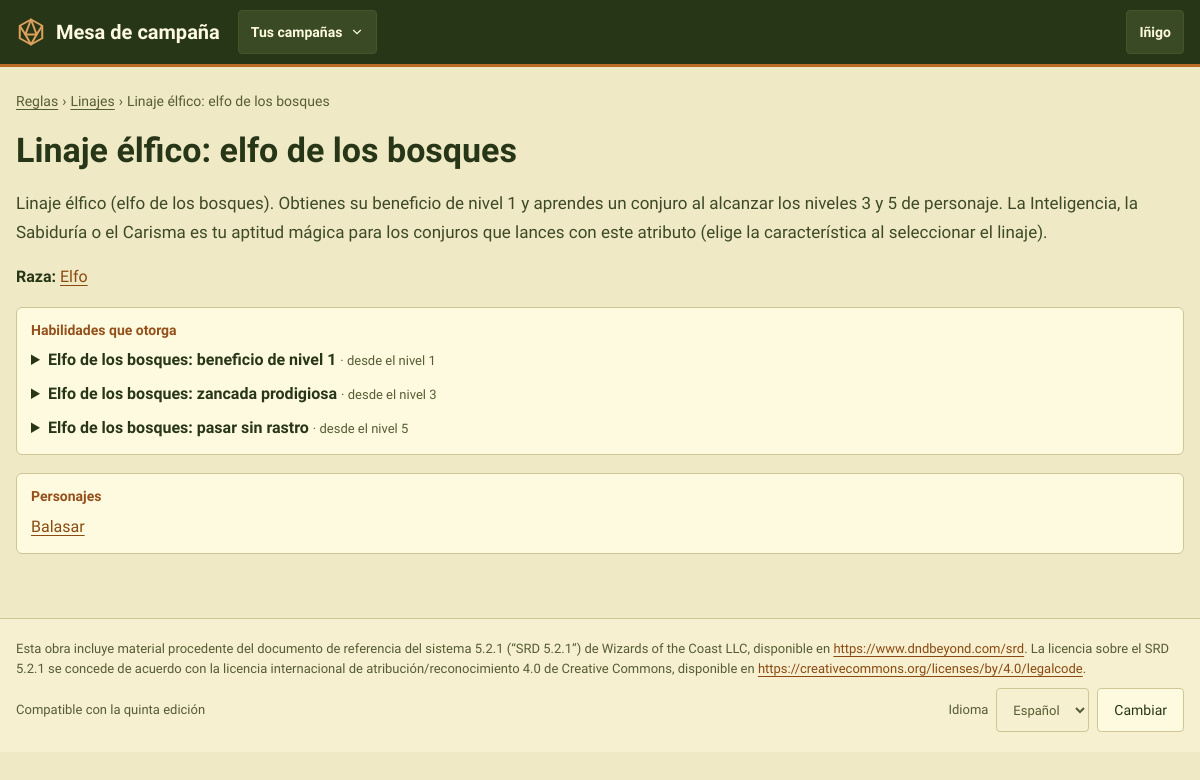
/reglas/subrazas/13/ (signed in), run on the app's committed database.
### CampaignManager/models.py (models this page shows, shortened)
class User(AbstractUser):
    pass

class Subrace(models.Model):
    name = models.CharField(max_length=100)
    description = models.TextField(blank=True)
    race = models.ForeignKey("Race", on_delete=models.CASCADE, related_name="subraces")
    abilities = models.ManyToManyField("Ability", through="SubraceAbility")

class Race(models.Model):
    name = models.CharField(max_length=100)
    description = models.TextField(blank=True)
    speed = models.IntegerField(help_text="In meters")
    abilities = models.ManyToManyField("Ability", through="RaceAbility")

class SubraceAbility(models.Model):
    subrace = models.ForeignKey("Subrace", on_delete=models.CASCADE)
    ability = models.ForeignKey("Ability", on_delete=models.CASCADE)
    level_required = models.IntegerField(default=1)
    class Meta:
        verbose_name_plural = "subrace abilities"
        constraints = [
            models.UniqueConstraint(fields=["subrace", "ability"], name="unique_subrace_ability"),
        ]

class Ability(models.Model):
    name = models.CharField(max_length=100)
    unique = models.BooleanField(
        default=False,
        help_text="If true, only one character per campaign can have it",
    )
    description = models.TextField(blank=True)
    feat = models.BooleanField(default=False, help_text="A feat: chosen when levelling up at levels 4, 8, 12, 16 and 20")
    feat_min_level = models.PositiveSmallIntegerField(
        default=rules.FEAT_LEVELS[0],
        validators=[MinValueValidator(1), MaxValueValidator(rules.MAX_LEVEL)],
        help_text="Only for feats: the lowest level at which it can be chosen (e.g. 19 for epic boons, so from level 20)",
    )
    effects = models.ManyToManyField("Effect", blank=True)
    class Meta:
        verbose_name_plural = "abilities"

class Character(models.Model):
    class Status(models.TextChoices):
        PENDIENTE = "pendiente", "Pendiente"
        APROBADO = "aprobado", "Aprobado"
    name = models.CharField(max_length=100)
    xp = models.IntegerField(default=0)
    level = models.PositiveSmallIntegerField(
        default=1,
        validators=[MinValueValidator(1), MaxValueValidator(rules.MAX_LEVEL)],
        help_text="Level reached. It can be behind the XP until the player levels up",
    )
    hp = models.IntegerField(help_text="Maximum hit points")
    temp_hp = models.IntegerField(help_text="Current hit points")
    ac = models.IntegerField(help_text="Armor class")
    temp_ap = models.IntegerField(default=0, help_text="Current armor points")
    inspiration = models.IntegerField(default=0)
    strength = models.IntegerField()
    dexterity = models.IntegerField()
    constitution = models.IntegerField()
    intelligence = models.IntegerField()
    wisdom = models.IntegerField()
    charisma = models.IntegerField()
    portrait = models.ImageField(upload_to="retratos/", blank=True)
    background = models.TextField(blank=True)
    notes = models.TextField(blank=True, help_text="The player's own notes")
    status = models.CharField(max_length=10, choices=Status.choices, default=Status.APROBADO)
    dead = models.BooleanField(default=False)
    knocked_down_in = models.ForeignKey(
        "Encounter", on_delete=models.SET_NULL, null=True, blank=True, related_name="+",
        help_text="The fight in which the character was last knocked down",
    )
    magic_points = models.PositiveIntegerField(default=0)
    magic_points_bonus = models.IntegerField(
        default=0, help_text="The master's adjustment to the magic points the class gives at this level (can be negative)")
    player = models.ForeignKey(User, on_delete=models.SET_NULL, null=True, blank=True)
    char_class = models.ForeignKey("CharacterClass", on_delete=models.PROTECT)
    subclass = models.ForeignKey("Subclass", on_delete=models.PROTECT, null=True, blank=True)
    race = models.ForeignKey("Race", on_delete=models.PROTECT)
    subrace = models.ForeignKey("Subrace", on_delete=models.PROTECT, null=True, blank=True)
    campaigns = models.ManyToManyField("Campaign", blank=True, related_name="characters")
    is_npc = models.BooleanField(default=False)
    template = models.ForeignKey(
        "self",
        on_delete=models.CASCADE,
        null=True,
        blank=True,
        related_name="copies",
        limit_choices_to={"is_npc": True, "template__isnull": True},
        help_text="Only for NPC copies: the NPC template this character was made from",
    )
    abilities = models.ManyToManyField("Ability", through="CharacterAbility", blank=True)
    spells = models.ManyToManyField("Spell", blank=True)
    items = models.ManyToManyField("Item", through="Inventory")
    effects = models.ManyToManyField("Effect", through="ActiveEffect")
    class Meta:
        ordering = ["name"]
        indexes = [models.Index(fields=["is_npc", "status"])]
        constraints = [
            models.CheckConstraint(
                condition=models.Q(template__isnull=True) | models.Q(is_npc=True),
                name="template_only_for_npcs",
                violation_error_message="Only NPCs can have a template.",
            ),
            models.CheckConstraint(
                condition=models.Q(level__gte=1, level__lte=rules.MAX_LEVEL),
                name="level_from_1_to_max",
            ),
        ]

### CampaignManager/views.py (the view)
# urls.py: path("reglas/subrazas/<int:pk>/", views.SubraceDetailView.as_view(), name="subrace_detail"),
class SubraceDetailView(CatalogDetailView):
    model = Subrace
    context_object_name = "subrace"
    template_name = "subrace_detail.html"
    character_filter = "subrace"

### CampaignManager/context_processors.py (called while the page is built, shortened)
def campaign_nav(request):
    user = getattr(request, "user", None)
    if user is None or not user.is_authenticated:
        return {}
    campaigns = list(user_campaigns(user).prefetch_related("masters"))
    match = getattr(request, "resolver_match", None)
    campaign_id = match.kwargs.get("campaign_id") if match else None
    current = next((c for c in campaigns if c.pk == campaign_id), None)
    context = {"nav_campaigns": [
        {"campaign": c, "is_master": user in c.masters.all(), "status": _(STATUS_TEXT[c.status])} for c in campaigns
    ]}
    if current is None:
        return context

### CampaignManager/permissions.py (called while the page is built)
def user_campaigns(user):
    if not user.is_authenticated:
        return Campaign.objects.none()
    return Campaign.objects.filter(Q(masters=user) | Q(players=user)).distinct()

def visible_characters(user):
    if not user.is_authenticated:
        return Character.objects.none()
    visible = (Q(campaigns__masters=user)
               | Q(campaigns__players=user, is_npc=False, status=Character.Status.APROBADO)
               | Q(player=user))
    if user.dm_campaigns.exists():
        visible |= Q(is_npc=True, template__isnull=True, campaigns__isnull=True)
    return Character.objects.filter(visible).distinct()

### CampaignManager/templatetags/mesa.py (called while the page is built)
@register.simple_tag
def asset(path):
    url = static(path)
    found = finders.find(path)
    return f"{url}?v={int(os.path.getmtime(found))}" if found else url

### CampaignManager/views.py (called while the page is built)
    def get_context_data(self, **kwargs):
        context = super().get_context_data(**kwargs)
        if self.character_filter:
            context["characters"] = visible_characters(self.request.user).filter(
                **{self.character_filter: self.object}).order_by("name")
        return context

### CampaignManager/templates/subrace_detail.html (shortened to what this page needs)
{% extends "base.html" %}
{% load i18n %}
{% block content %}
<section class="pila" aria-labelledby="h-reglas">
    <nav class="migas" aria-label="{% translate 'Ruta' %}"><a href="{% url 'index' %}">{% translate "Reglas" %}</a> <span aria-hidden="true">›</span> <a href="{% url 'subrace_list' %}">{% translate "Linajes" %}</a> <span aria-hidden="true">›</span> <span>{{ subrace.name }}</span></nav>
    <h1 id="h-reglas">{{ subrace.name }}</h1>
    {% if subrace.description %}<div class="lectura-p">{{ subrace.description|linebreaks }}</div>{% endif %}
    <p><b>{% translate "Raza" %}:</b> <a href="{% url 'race_detail' subrace.race_id %}">{{ subrace.race.name }}</a></p>
    <div class="tarjeta compacta">
        <h2 class="rotulo">{% translate "Habilidades que otorga" %}</h2>
        {% for row in subrace.subraceability_set.all %}
        <details><summary><b>{{ row.ability.name }}</b> <span class="pequeno atenuado">· {% translate "desde el nivel" %} {{ row.level_required }}</span></summary></details>
        {% empty %}<p class="atenuado">{% translate "Este linaje no otorga habilidades." %}</p>{% endfor %}
    </div>
    <div class="tarjeta compacta">
        <h2 class="rotulo">{% translate "Personajes" %}</h2>
        <ul class="lista-limpia" style="gap:4px">
            {% for character in characters %}<li><a href="{% url 'character_detail' character.pk %}">{{ character.name }}</a>{% if character.is_npc %} <span class="pastilla">{% translate "PNJ" %}</span>{% endif %}</li>
            {% empty %}<li class="atenuado">{% translate "No hay personajes de este linaje que puedas ver." %}</li>{% endfor %}
        </ul>
    </div>
</section>
{% endblock %}

### CampaignManager/templates/base.html (shortened to what this page needs)
{% load static i18n mesa %}<!DOCTYPE html>
{% get_current_language as LANGUAGE_CODE %}
<html lang="{{ LANGUAGE_CODE }}">
<head>
    <link rel="stylesheet" href="{% asset 'css/mesa.css' %}">
</head>
<body>
<header class="cabecera">
    <div class="cabecera-inner">
        <a class="marca" href="{% url 'start' %}">
            <svg width="30" height="30" viewBox="0 0 24 24" fill="none" stroke="#DDA15E" stroke-width="1.6" stroke-linejoin="round" aria-hidden="true"><path d="M12 2 21 7v10l-9 5-9-5V7z"></path><path d="M12 2 7.5 14h9z"></path><path d="M3 7l4.5 7M21 7l-4.5 7M7.5 14 12 22l4.5-8"></path></svg>
            <span>Mesa de campaña</span>
        </a>
        {% if user.is_authenticated and nav_campaigns %}
        <details class="desplegable">
            <summary aria-label="{% translate 'Cambiar de campaña' %}">{% if nav_campaign %}{{ nav_campaign.name }}{% else %}{% translate "Tus campañas" %}{% endif %}
                <svg width="14" height="14" viewBox="0 0 24 24" fill="none" stroke="currentColor" stroke-width="2" stroke-linecap="round" aria-hidden="true"><path d="M6 9l6 6 6-6"></path></svg></summary>
        </details>
        {% endif %}
        {% if user.is_authenticated %}
        <details class="desplegable">
            <summary>{{ user.get_short_name|default:user.username }}</summary>
        </details>
        {% endif %}
    </div>
</header>
<main id="principal" class="contenido">
    {% block content %}{% endblock %}
</main>
<footer class="pie">
    <div class="pie-inner">
        <p lang="es">Esta obra incluye material procedente del documento de referencia del sistema 5.2.1 (“SRD 5.2.1”) de Wizards of the Coast LLC, disponible en <a href="https://www.dndbeyond.com/srd">https://www.dndbeyond.com/srd</a>. La licencia sobre el SRD 5.2.1 se concede de acuerdo con la licencia internacional de atribución/reconocimiento 4.0 de Creative Commons, disponible en <a href="https://creativecommons.org/licenses/by/4.0/legalcode">https://creativecommons.org/licenses/by/4.0/legalcode</a>.</p>
        <div class="fila-s" style="justify-content:space-between">
            <span>{% translate "Compatible con la quinta edición" %}</span>
            <form action="{% url 'set_language' %}" method="post" class="fila-s">
                <label for="idioma">{% translate "Idioma" %}</label>
                <select id="idioma" name="language" class="entrada" style="width:auto">
                    {% get_available_languages as LANGUAGES %}
                    {% for code, name in LANGUAGES %}<option value="{{ code }}" {% if code == LANGUAGE_CODE %}selected{% endif %}>{{ name }}</option>{% endfor %}
                </select>
                <button type="submit" class="btn">{% translate "Cambiar" %}</button>
            </form>
        </div>
    </div>
</footer>
</body>
</html>

### CampaignManager/static/css/mesa.css (style rules this page uses)
:root { --bg:#EFE9C6; --surface:#FEFAE0; --surface2:#F6F0D0; --line:#CFC696; --text:#283618; --text2:#3E4A26; --muted:#565D33; --accent:#606C38; --on-accent:#FEFAE0; --link:#8A4A12; --label:#94501A; --copper:#BC6C25; --ochre:#DDA15E; --accent-soft:#E8E6C2; --accent-soft-text:#3A4520; --hp:#A3561C; --ap:#606C38; --magic:#6A4A62; --track:#E2DAB0; --ok-bg:#E2E6C0; --ok-text:#3E4A1E; --warn-bg:#F6E2BC; --warn-text:#6E4410; --danger-bg:#F2D6C0; --danger-text:#8A3A10; --neutral-bg:#ECE6C4; --neutral-text:#3E4A26; --secret-bg:#E9E0DC; --secret-text:#5C3F54; --info-bg:#DDE3CF; --info-text:#33482E; --teal-bg:#D9E3CC; --teal-text:#2F5233; --r-card:6px; --r-ctl:4px; --font:'Cardo', Georgia, serif; --tap:44px; }
*,*::before,*::after { box-sizing:border-box }
html { -webkit-text-size-adjust:100% }
body { margin:0;background:var(--bg);color:var(--text);font-family:var(--font);font-size:16px;line-height:1.5 }
a { color:var(--link);text-underline-offset:3px }
h1,h2,h3,h4 { font-family:var(--font);font-weight:700;line-height:1.2;margin:0 }
h1 { font-size:34px }
h2 { font-size:24px }
p { margin:0 }
ul,ol { margin:0;padding:0 }
button,input,select,textarea { font:inherit;color:inherit }
button { cursor:pointer }
::placeholder { color:var(--muted);opacity:1 }
.cabecera { background:#283618;color:#FEFAE0;border-bottom:3px solid #BC6C25 }
.cabecera a { color:#FEFAE0 }
.cabecera-inner { max-width:1240px;margin:0 auto;padding:0 16px;display:flex;flex-wrap:wrap;align-items:center;gap:6px 18px;min-height:64px }
.marca { display:flex;align-items:center;gap:10px;font-weight:700;font-size:20px;text-decoration:none;min-height:var(--tap) }
.marca svg { flex:none }
.desplegable { position:relative }
.desplegable>summary { list-style:none;min-height:var(--tap);padding:0 12px;border-radius:var(--r-ctl);border:1px solid #46552C;background:#3A4A24;display:flex;align-items:center;gap:8px;font-size:14px;font-weight:700;cursor:pointer }
.contenido { max-width:1240px;margin:0 auto;padding:24px 16px 64px }
.pila { display:flex;flex-direction:column;gap:18px }
.fila-s { display:flex;flex-wrap:wrap;gap:8px;align-items:center }
.tarjeta { background:var(--surface);border:1px solid var(--line);border-radius:var(--r-card);padding:18px 20px;display:flex;flex-direction:column;gap:10px }
.tarjeta.compacta { padding:14px }
.rotulo { font-size:14px;font-weight:700;color:var(--label);margin:0 }
.atenuado { color:var(--muted) }
.pequeno { font-size:13px }
.lectura-p p { font-size:17px;line-height:1.7;color:var(--text2) }
.lista-limpia { list-style:none;padding:0;margin:0;display:flex;flex-direction:column;gap:10px }
.btn { min-height:var(--tap);padding:0 16px;border-radius:var(--r-ctl);border:1px solid var(--line);background:var(--surface);color:var(--text);font-size:14px;display:inline-flex;align-items:center;justify-content:center;gap:8px;text-decoration:none;line-height:1.2 }
.entrada,.campo input:not([type=checkbox]):not([type=radio]):not([type=file]),.campo select,.campo textarea { min-height:var(--tap);padding:0 12px;border-radius:var(--r-ctl);border:1px solid var(--line);background:var(--surface2);width:100% }
.migas { display:flex;flex-wrap:wrap;align-items:center;gap:4px;font-size:14px;color:var(--muted) }
.migas a { color:var(--muted) }
.pie { border-top:1px solid var(--line);background:var(--surface2) }
.pie-inner { max-width:1240px;margin:0 auto;padding:20px 16px;display:flex;flex-direction:column;gap:10px;font-size:13px;color:var(--muted) }
.pie a { color:var(--link) }

### data on the page
User: get_short_name "Iñigo"
Subrace: name "Linaje élfico: elfo de los bosques", description "Linaje élfico (elfo de los bosques). Obtienes su beneficio de nivel 1 y aprendes un conjuro al alcanzar los niveles 3 y 5 de personaje. La Inteligencia, la Sabiduría o el Carisma es tu aptitud mágica para los conjuros que lances con este atributo (elige la característica al seleccionar el linaje).", race.name "Elfo"
SubraceAbility: ability.name "Elfo de los bosques: beneficio de nivel 1", level_required "1"
SubraceAbility: ability.name "Elfo de los bosques: zancada prodigiosa", level_required "3"
SubraceAbility: ability.name "Elfo de los bosques: pasar sin rastro", level_required "5"
Character: name "Balasar"

### other printed values
form field language "Español"
